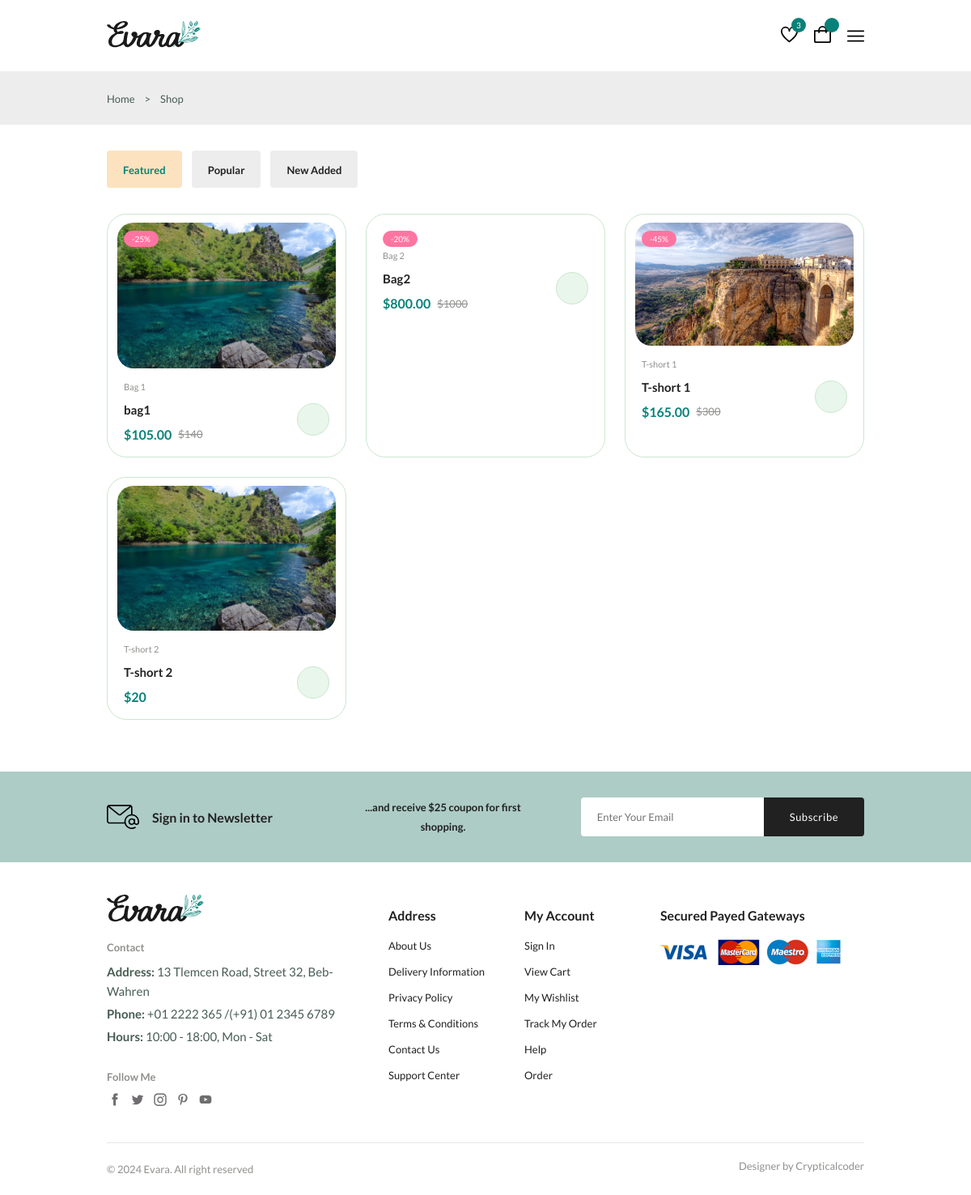
The app's page /shop/ with its own data.
### shop/models/models.py (models this page shows, shortened)
class Product(models.Model):
    name = models.CharField(max_length=100)
    price = models.IntegerField()
    discount = models.IntegerField()
    discount_price = models.DecimalField(max_digits=10, decimal_places=2, null=True, blank=True)
    description = models.TextField()
    count = models.IntegerField()
    img = models.ImageField(upload_to='shop/img', null=True, blank=True)
    category = models.ForeignKey(Category, on_delete=models.CASCADE)
    published = models.BooleanField(default=False)
    created = models.DateTimeField(auto_now_add=True)

### shop/views/shop.py (the view)
# urls.py: path('', include('shop.urls')),
def shop(request):
    products = Product.objects.all()
    context = {
        "name" : "Shop",
        "products" : products,
    }
    return render(request, 'shop/shop.html', context)

### shop/templates/shop/shop.html
{% extends 'base.html' %}
{% block main %}
      {% include 'components/breadcrumb.html' %}
      {% include 'components/products.html' %}
      {% include 'components/newlatters.html' %}
    </main>
{% endblock main %}

### templates/base.html (shortened to what this page needs)
<!DOCTYPE html>
<html lang="en">
  <head>
	{% include 'components/_styles.html' %}
  </head>
  <body>
	{% include 'components/_header.html' %}
    <main class="main">
    {% block main %}
    {% endblock main %}
    {% include 'components/_footer.html' %}
  </body>
</html>

### templates/components/_styles.html
  {% load static %}
    <link
      rel="stylesheet"
      href="https://cdn-uicons.flaticon.com/2.0.0/uicons-regular-straight/css/uicons-regular-straight.css"
    />
    <link
      rel="stylesheet"
      href="https://cdn.jsdelivr.net/npm/swiper@11/swiper-bundle.min.css"
    />
    <link rel="stylesheet" href="{% static 'assets/css/styles.css' %}" />

### templates/components/_header.html (shortened to what this page needs)
   {% load static  %}
    <header class="header">
      <nav class="nav container">
        <a href="{% url 'index' %}" class="nav__logo">
          <img
            class="nav__logo-img"
            src="../../../static/assets/img/logo.svg"
            alt="website logo"
          />
        </a>
        <div class="header__user-actions">
          <a href="{% url 'wishlist'%}" class="header__action-btn" title="Wishlist">
            <img src="../../../static/assets/img/icon-heart.svg" alt="" />
            <span class="count">3</span>
          </a>
          <a href="{% url 'get_cart' %}" class="header__action-btn" title="Cart">
            <img src="../../../static/assets/img/icon-cart.svg" alt="" />
            <span class="count">{{cart_count}}</span>
          </a>
          <div class="header__action-btn nav__toggle" id="nav-toggle">
            <img src="./assets//img/menu-burger.svg" alt="">
          </div>
        </div>
      </nav>
    </header>

### templates/components/breadcrumb.html
<section class="breadcrumb">
        <ul class="breadcrumb__list flex container">
          <li><a href="{% url 'index' %}" class="breadcrumb__link">Home</a></li>
          <li><span class="breadcrumb__link">></span></li>
          <li><span class="breadcrumb__link">{{ name }}</span></li>
        </ul>
      </section>

### templates/components/products.html (shortened to what this page needs)
<section class="products container section">
        <div class="tab__btns">
          <span class="tab__btn active-tab" data-target="#featured"
            >Featured</span
          >
          <span class="tab__btn" data-target="#popular">Popular</span>
          <span class="tab__btn" data-target="#new-added">New Added</span>
        </div>
        <div class="tab__items">
          <div class="tab__item active-tab" content id="featured">
            <div class="products__container grid">
	            {% for product in products %}
	            <div class="product__item">
	                <div class="product__banner">
	                  <a href="details.html" class="product__images">
	                  </a>
	                    {% if product.discount %}
		                <div class="product__badge light-pink">-{{ product.discount }}%</div>
		                {% endif %}
	                </div>
	                <div class="product__content">
	                  <span class="product__category">{{ product.name }}</span>
	                  <a href="details.html">
	                    <h3 class="product__title">{{ product.description }}</h3>
	                  </a>
	                  <div class="product__price flex">
		                  {% if product.discount > 0 %}
		                  <span class="new__price">${{product.discount_price}}</span>
		                  <span class="old__price">${{ product.price }}</span>
		                  {% else %}
		                  <span class="new__price">${{ product.price }}</span>
		                  {% endif %}
	                  </div>
	                  <a
	                    href="#"
	                    class="action__btn cart__btn"
                      id="add_cart"
	                    aria-label="Add To Cart"
	                  >
	                  </a>
	                </div>
                </div>
	            {% endfor %}
            </div>
          </div>
        </div>
      </section>

### templates/components/newlatters.html
<section class="newsletter section home__newsletter">
        <div class="newsletter__container container grid">
          <h3 class="newsletter__title flex">
            <img
              src="../../../static/assets/img/icon-email.svg"
              alt=""
              class="newsletter__icon"
            />
            Sign in to Newsletter
          </h3>
          <p class="newsletter__description">
            ...and receive $25 coupon for first shopping.
          </p>
          <form action="" class="newsletter__form">
            <input
              type="text"
              placeholder="Enter Your Email"
              class="newsletter__input"
            />
            <button type="submit" class="newsletter__btn">Subscribe</button>
          </form>
        </div>
      </section>

### templates/components/_footer.html
<footer class="footer container">
      <div class="footer__container grid">
        <div class="footer__content">
          <a href="index.html" class="footer__logo">
            <img src="../../../static/assets/img/logo.svg" alt="" class="footer__logo-img" />
          </a>
          <h4 class="footer__subtitle">Contact</h4>
          <p class="footer__description">
            <span>Address:</span> 13 Tlemcen Road, Street 32, Beb-Wahren
          </p>
          <p class="footer__description">
            <span>Phone:</span> +01 2222 365 /(+91) 01 2345 6789
          </p>
          <p class="footer__description">
            <span>Hours:</span> 10:00 - 18:00, Mon - Sat
          </p>
          <div class="footer__social">
            <h4 class="footer__subtitle">Follow Me</h4>
            <div class="footer__links flex">
              <a href="#">
                <img
                  src="../../../static/assets/img/icon-facebook.svg"
                  alt=""
                  class="footer__social-icon"
                />
              </a>
              <a href="#">
                <img
                  src="../../../static/assets/img/icon-twitter.svg"
                  alt=""
                  class="footer__social-icon"
                />
              </a>
              <a href="#">
                <img
                  src="../../../static/assets/img/icon-instagram.svg"
                  alt=""
                  class="footer__social-icon"
                />
              </a>
              <a href="#">
                <img
                  src="../../../static/assets/img/icon-pinterest.svg"
                  alt=""
                  class="footer__social-icon"
                />
              </a>
              <a href="#">
                <img
                  src="../../../static/assets/img/icon-youtube.svg"
                  alt=""
                  class="footer__social-icon"
                />
              </a>
            </div>
          </div>
        </div>
        <div class="footer__content">
          <h3 class="footer__title">Address</h3>
          <ul class="footer__links">
            <li><a href="#" class="footer__link">About Us</a></li>
            <li><a href="#" class="footer__link">Delivery Information</a></li>
            <li><a href="#" class="footer__link">Privacy Policy</a></li>
            <li><a href="#" class="footer__link">Terms & Conditions</a></li>
            <li><a href="#" class="footer__link">Contact Us</a></li>
            <li><a href="#" class="footer__link">Support Center</a></li>
          </ul>
        </div>
        <div class="footer__content">
          <h3 class="footer__title">My Account</h3>
          <ul class="footer__links">
            <li><a href="#" class="footer__link">Sign In</a></li>
            <li><a href="#" class="footer__link">View Cart</a></li>
            <li><a href="#" class="footer__link">My Wishlist</a></li>
            <li><a href="#" class="footer__link">Track My Order</a></li>
            <li><a href="#" class="footer__link">Help</a></li>
            <li><a href="#" class="footer__link">Order</a></li>
          </ul>
        </div>
        <div class="footer__content">
          <h3 class="footer__title">Secured Payed Gateways</h3>
          <img
            src="../../../static/assets/img/payment-method.png"
            alt=""
            class="payment__img"
          />
        </div>
      </div>
      <div class="footer__bottom">
        <p class="copyright">&copy; 2024 Evara. All right reserved</p>
        <span class="designer">Designer by Crypticalcoder</span>
      </div>
    </footer>

### templates/components/_scripts.html (shortened to what this page needs)
 {% load static %}

### records on screen
Product: discount "25", name "Bag 1", description "bag1", discount_price "105.00", price "140"
Product: discount "20", name "Bag 2", description "Bag2", discount_price "800.00", price "1000"
Product: discount "45", name "T-short 1", description "T-short 1", discount_price "165.00", price "300"
Product: name "T-short 2", description "T-short 2", price "20"

### other values on screen
{{ name }} "Shop"
